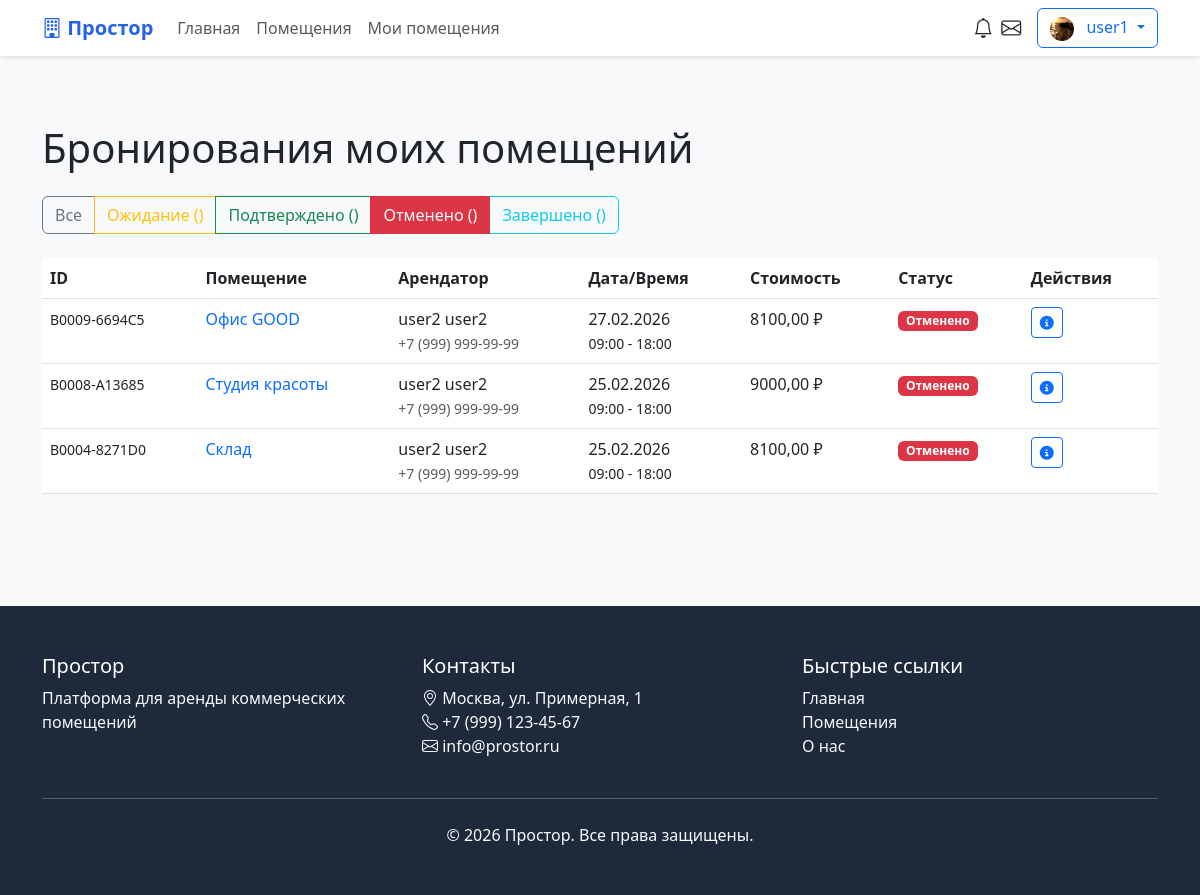
The app's page /landlord/bookings/?status=cancelled (signed in) with its own data.
### core/models.py (models this page shows, shortened)
class User(AbstractUser):
    USER_TYPE_CHOICES = [
        ('tenant', 'Арендатор'),
        ('landlord', 'Арендодатель'),
        ('admin', 'Администратор'),
    ]
    user_type = models.CharField(
        max_length=20,
        choices=USER_TYPE_CHOICES,
        default='tenant',
        verbose_name='Тип пользователя'
    )
    avatar = models.ImageField(
        upload_to='avatars/',
        null=True,
        blank=True,
        verbose_name='Аватар'
    )
    phone = models.CharField(
        max_length=20,
        blank=True,
        null=True,
        verbose_name='Телефон'
    )
    company_name = models.CharField(
        max_length=100,
        blank=True,
        null=True,
        verbose_name='Название компании'
    )
    email_verified = models.BooleanField(
        default=False,
        verbose_name='Email подтвержден'
    )
    phone_verified = models.BooleanField(
        default=False,
        verbose_name='Телефон подтвержден'
    )
    class Meta:
        verbose_name = 'Пользователь'
        verbose_name_plural = 'Пользователи'
    def get_full_name_or_username(self):
        if self.first_name and self.last_name:
            return f"{self.first_name} {self.last_name}"
        return self.username

class Booking(models.Model):
    STATUS_CHOICES = [
        ('pending', 'Ожидание оплаты'),
        ('paid', 'Оплачено'),
        ('confirmed', 'Подтверждено'),
        ('cancelled', 'Отменено'),
        ('completed', 'Завершено'),
    ]
    booking_id = models.CharField(
        max_length=20,
        unique=True,
        verbose_name='ID бронирования'
    )
    property = models.ForeignKey(
        Property,
        on_delete=models.CASCADE,
        related_name='bookings',
        verbose_name='Помещение'
    )
    tenant = models.ForeignKey(
        User,
        on_delete=models.CASCADE,
        related_name='bookings_as_tenant',
        verbose_name='Арендатор'
    )
    start_datetime = models.DateTimeField(
        verbose_name='Начало бронирования'
    )
    end_datetime = models.DateTimeField(
        verbose_name='Окончание бронирования'
    )
    guests = models.PositiveIntegerField(
        default=1,
        verbose_name='Количество гостей'
    )
    special_requests = models.TextField(
        blank=True,
        null=True,
        verbose_name='Особые пожелания'
    )
    total_price = models.DecimalField(
        max_digits=10,
        decimal_places=2,
        default=0.00,
        verbose_name='Итоговая стоимость'
    )
    status = models.CharField(
        max_length=20,
        choices=STATUS_CHOICES,
        default='pending',
        verbose_name='Статус'
    )
    is_paid = models.BooleanField(
        default=False,
        verbose_name='Оплачено'
    )
    payment_date = models.DateTimeField(
        null=True,
        blank=True,
        verbose_name='Дата оплаты'
    )
    created_at = models.DateTimeField(
        auto_now_add=True,
        verbose_name='Дата создания'
    )
    updated_at = models.DateTimeField(
        auto_now=True,
        verbose_name='Дата обновления'
    )
    class Meta:
        verbose_name = 'Бронирование'
        verbose_name_plural = 'Бронирования'
        ordering = ['-created_at']

class Property(models.Model):
    PROPERTY_TYPE_CHOICES = [
        ('office', 'Офис'),
        ('conference', 'Конференц-зал'),
        ('coworking', 'Коворкинг'),
        ('shop', 'Торговая площадь'),
        ('warehouse', 'Склад'),
        ('studio', 'Студия'),
        ('other', 'Другое'),
    ]
    STATUS_CHOICES = [
        ('draft', 'Черновик'),
        ('pending', 'На модерации'),
        ('active', 'Активно'),
        ('rejected', 'Отклонено'),
        ('inactive', 'Неактивно'),
    ]
    landlord = models.ForeignKey(
        User,
        on_delete=models.CASCADE,
        related_name='properties',
        verbose_name='Владелец'
    )
    title = models.CharField(
        max_length=200,
        verbose_name='Название'
    )
    slug = models.SlugField(
        unique=True,
        verbose_name='Slug'
    )
    description = models.TextField(
        verbose_name='Описание'
    )
    property_type = models.CharField(
        max_length=20,
        choices=PROPERTY_TYPE_CHOICES,
        default='office',
        verbose_name='Тип помещения'
    )
    category = models.ForeignKey(
        Category,
        on_delete=models.SET_NULL,
        null=True,
        blank=True,
        related_name='properties',
        verbose_name='Категория'
    )
    city = models.CharField(
        max_length=100,
        default='Москва',
        verbose_name='Город'
    )
    address = models.CharField(
        max_length=200,
        default='Не указан',
        verbose_name='Адрес'
    )
    latitude = models.FloatField(
        null=True,
        blank=True,
        verbose_name='Широта'
    )
    longitude = models.FloatField(
        null=True,
        blank=True,
        verbose_name='Долгота'
    )
    price_per_hour = models.DecimalField(
        max_digits=10,
        decimal_places=2,
        default=1000.00,
        verbose_name='Цена за час'
    )
    price_per_day = models.DecimalField(
        max_digits=10,
        decimal_places=2,
        null=True,
        blank=True,
        verbose_name='Цена за день'
    )
    price_per_week = models.DecimalField(
        max_digits=10,
        decimal_places=2,
        null=True,
        blank=True,
        verbose_name='Цена за неделю'
    )
    price_per_month = models.DecimalField(
        max_digits=10,
        decimal_places=2,
        null=True,
        blank=True,
        verbose_name='Цена за месяц'
    )
    capacity = models.PositiveIntegerField(
        default=1,
        verbose_name='Вместимость'
    )
    area = models.DecimalField(
        max_digits=8,
        decimal_places=2,
        default=10.00,
        verbose_name='Площадь (м²)'
    )
    floor = models.IntegerField(
        null=True,
        blank=True,
        verbose_name='Этаж'
    )
    amenities = models.ManyToManyField(
        Amenity,
        blank=True,
        related_name='properties',
        verbose_name='Удобства'
    )
    is_featured = models.BooleanField(
        default=False,
        verbose_name='Рекомендуемое'
    )
    status = models.CharField(
        max_length=20,
        choices=STATUS_CHOICES,
        default='draft',
        verbose_name='Статус'
    )
    moderation_comment = models.TextField(
        blank=True,
        null=True,
        verbose_name='Комментарий модератора'
    )
    views_count = models.PositiveIntegerField(
        default=0,
        verbose_name='Количество просмотров'
    )
    created_at = models.DateTimeField(
        auto_now_add=True,
        verbose_name='Дата создания'
    )
    updated_at = models.DateTimeField(
        auto_now=True,
        verbose_name='Дата обновления'
    )
    class Meta:
        verbose_name = 'Помещение'
        verbose_name_plural = 'Помещения'
        ordering = ['-created_at']

### core/views.py (the view)
# urls.py: path('landlord/bookings/', views.landlord_bookings, name='landlord_bookings'),
@login_required
def landlord_bookings(request):
    if request.user.user_type != 'landlord':
        messages.error(request, 'Эта страница доступна только арендодателям.')
        return redirect('dashboard')
    bookings = Booking.objects.filter(
        property__landlord=request.user
    ).select_related('property', 'tenant').order_by('-created_at')
    status_filter = request.GET.get('status')
    if status_filter:
        bookings = bookings.filter(status=status_filter)
    paginator = Paginator(bookings, 5)
    page = request.GET.get('page')
    bookings_page = paginator.get_page(page)
    context = {
        'bookings': bookings_page,
        'current_status': status_filter,
        'title': 'Бронирования моих помещений'
    }
    return render(request, 'core/landlord_bookings.html', context)

### templates/core/landlord_bookings.html (shortened to what this page needs)
{% extends 'base.html' %}
{% block content %}
<div class="container py-5">
    <h1 class="mb-4">Бронирования моих помещений</h1>
    <div class="mb-4">
        <div class="btn-group" role="group">
            <a href="{% url 'landlord_bookings' %}" class="btn btn-outline-secondary {% if not request.GET.status %}active{% endif %}">
                Все
            </a>
            <a href="{% url 'landlord_bookings' %}?status=pending" class="btn btn-outline-warning {% if request.GET.status == 'pending' %}active{% endif %}">
                Ожидание ({{ bookings_count.pending }})
            </a>
            <a href="{% url 'landlord_bookings' %}?status=confirmed" class="btn btn-outline-success {% if request.GET.status == 'confirmed' %}active{% endif %}">
                Подтверждено ({{ bookings_count.confirmed }})
            </a>
            <a href="{% url 'landlord_bookings' %}?status=cancelled" class="btn btn-outline-danger {% if request.GET.status == 'cancelled' %}active{% endif %}">
                Отменено ({{ bookings_count.cancelled }})
            </a>
            <a href="{% url 'landlord_bookings' %}?status=completed" class="btn btn-outline-info {% if request.GET.status == 'completed' %}active{% endif %}">
                Завершено ({{ bookings_count.completed }})
            </a>
        </div>
    </div>
    {% if bookings %}
    <div class="table-responsive">
        <table class="table table-hover">
            <thead>
                <tr>
                    <th>ID</th>
                    <th>Помещение</th>
                    <th>Арендатор</th>
                    <th>Дата/Время</th>
                    <th>Стоимость</th>
                    <th>Статус</th>
                    <th>Действия</th>
                </tr>
            </thead>
            <tbody>
                {% for booking in bookings %}
                <tr>
                    <td><small>{{ booking.booking_id }}</small></td>
                    <td>
                        <a href="{% url 'property_detail' booking.property.slug %}" class="text-decoration-none">
                            {{ booking.property.title }}
                        </a>
                    </td>
                    <td>
                        {{ booking.tenant.get_full_name_or_username }}
                        {% if booking.tenant.phone %}
                        <br><small class="text-muted">{{ booking.tenant.phone }}</small>
                        {% endif %}
                    </td>
                    <td>
                        {{ booking.start_datetime|date:"d.m.Y" }}<br>
                        <small>{{ booking.start_datetime|time:"H:i" }} - {{ booking.end_datetime|time:"H:i" }}</small>
                    </td>
                    <td>{{ booking.total_price }} ₽</td>
                    <td>
                        <span class="badge bg-{% if booking.status == 'confirmed' %}success{% elif booking.status == 'pending' %}warning{% elif booking.status == 'completed' %}info{% else %}danger{% endif %}">
                            {{ booking.get_status_display }}
                        </span>
                    </td>
                    <td>
                        <div class="btn-group btn-group-sm" role="group">
                            <a href="{% url 'booking_detail' booking.id %}" class="btn btn-outline-primary" title="Детали бронирования">
                                <i class="fas fa-info-circle"></i>
                            </a>
                        </div>
                    </td>
                </tr>
                {% endfor %}
            </tbody>
        </table>
    </div>
    {% endif %}
</div>
{% endblock %}

### templates/base.html (shortened to what this page needs)
<!DOCTYPE html>
<html lang="ru">
<head>
    <link href="https://cdn.jsdelivr.net/npm/bootstrap@5.3.0/dist/css/bootstrap.min.css" rel="stylesheet">
    <link rel="stylesheet" href="https://cdn.jsdelivr.net/npm/bootstrap-icons@1.10.0/font/bootstrap-icons.css">
    <link rel="stylesheet" href="https://cdnjs.cloudflare.com/ajax/libs/font-awesome/6.4.0/css/all.min.css">
</head>
<body>
    <nav class="navbar navbar-expand-lg navbar-light bg-white fixed-top">
        <div class="container">
            <a class="navbar-brand" href="{% url 'home' %}">
                <i class="bi bi-building"></i> Простор
            </a>
            <div class="collapse navbar-collapse" id="navbarNav">
                <ul class="navbar-nav me-auto">
                    <li class="nav-item">
                        <a class="nav-link" href="{% url 'home' %}">Главная</a>
                    </li>
                    <li class="nav-item">
                        <a class="nav-link" href="{% url 'property_list' %}">Помещения</a>
                    </li>
                    {% if user.is_authenticated and user.user_type == 'landlord' %}
                    <li class="nav-item">
                        <a class="nav-link" href="{% url 'my_properties' %}">Мои помещения</a>
                    </li>
                    {% endif %}
                </ul>
                <div class="d-flex align-items-center">
                    {% if user.is_authenticated %}
                        <div class="dropdown me-2">
                            <a class="nav-link position-relative" href="#" id="notificationsDropdown" role="button"
                               data-bs-toggle="dropdown" aria-expanded="false" title="Уведомления">
                                <i class="bi bi-bell fs-5"></i>
                            </a>
                        </div>
                        <div class="dropdown me-3">
                            <a class="nav-link position-relative" href="#" id="messagesDropdown" role="button"
                               data-bs-toggle="dropdown" aria-expanded="false" title="Сообщения">
                                <i class="bi bi-envelope fs-5"></i>
                            </a>
                        </div>
                        <div class="dropdown">
                            <button class="btn btn-outline-primary dropdown-toggle" type="button"
                                    data-bs-toggle="dropdown">
                                {% if user.avatar %}
                                    <img src="{{ user.avatar.url }}" class="rounded-circle me-2"
                                         width="24" height="24" alt="Аватар">
                                {% else %}
                                    <i class="bi bi-person-circle me-2"></i>
                                {% endif %}
                                {{ user.username }}
                            </button>
                        </div>
                    {% else %}
                        <a href="{% url 'login' %}" class="btn btn-outline-primary me-2">Войти</a>
                        <a href="{% url 'register' %}" class="btn btn-primary">Регистрация</a>
                    {% endif %}
                </div>
            </div>
        </div>
    </nav>
    <main>
        {% block content %}{% endblock %}
    </main>
    <footer class="py-5 mt-5">
        <div class="container">
            <div class="row">
                <div class="col-md-4">
                    <h5>Простор</h5>
                    <p class="text-light">Платформа для аренды коммерческих помещений</p>
                </div>
                <div class="col-md-4">
                    <h5>Контакты</h5>
                    <ul class="list-unstyled text-light">
                        <li><i class="bi bi-geo-alt"></i> Москва, ул. Примерная, 1</li>
                        <li><i class="bi bi-telephone"></i> +7 (999) 123-45-67</li>
                        <li><i class="bi bi-envelope"></i> info@prostor.ru</li>
                    </ul>
                </div>
                <div class="col-md-4">
                    <h5>Быстрые ссылки</h5>
                    <ul class="list-unstyled">
                        <li><a href="{% url 'home' %}" class="text-light text-decoration-none">Главная</a></li>
                        <li><a href="{% url 'property_list' %}" class="text-light text-decoration-none">Помещения</a></li>
                        <li><a href="#" class="text-light text-decoration-none">О нас</a></li>
                    </ul>
                </div>
            </div>
            <hr class="my-4 text-light">
            <div class="text-center">
                <p class="text-light mb-0">&copy; 2026 Простор. Все права защищены.</p>
            </div>
        </div>
    </footer>
</body>
</html>

### records on screen
User: avatar (picture), username "user1"
Booking: booking_id "B0009-6694C5", property "Офис GOOD", tenant.get_full_name_or_username "user2 user2", tenant.phone "+7 (999) 999-99-99", start_datetime "27.02.2026", start_datetime "09:00", end_datetime "18:00", total_price "8100,00", status "Отменено"
Booking: booking_id "B0008-A13685", property "Студия красоты", tenant.get_full_name_or_username "user2 user2", tenant.phone "+7 (999) 999-99-99", start_datetime "25.02.2026", start_datetime "09:00", end_datetime "18:00", total_price "9000,00", status "Отменено"
Booking: booking_id "B0004-8271D0", property "Склад", tenant.get_full_name_or_username "user2 user2", tenant.phone "+7 (999) 999-99-99", start_datetime "25.02.2026", start_datetime "09:00", end_datetime "18:00", total_price "8100,00", status "Отменено"
